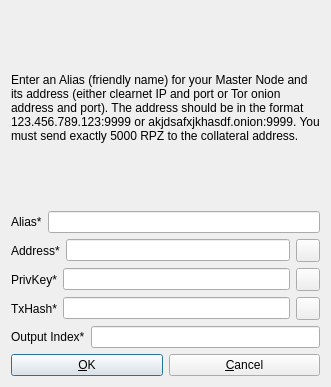
<?xml version="1.0" encoding="UTF-8"?>
<ui version="4.0">
 <class>AddEditAdrenalineNode</class>
 <widget class="QDialog" name="AddEditAdrenalineNode">
  <property name="geometry">
   <rect>
    <x>0</x>
    <y>0</y>
    <width>331</width>
    <height>387</height>
   </rect>
  </property>
  <property name="windowTitle">
   <string>Add/Edit Rapidz Node</string>
  </property>
  <property name="modal">
   <bool>true</bool>
  </property>
  <layout class="QVBoxLayout" name="verticalLayout">
   <item>
    <widget class="QLabel" name="label_9">
     <property name="sizePolicy">
      <sizepolicy hsizetype="Preferred" vsizetype="Expanding">
       <horstretch>0</horstretch>
       <verstretch>0</verstretch>
      </sizepolicy>
     </property>
     <property name="text">
      <string>&lt;html&gt;&lt;head/&gt;&lt;body&gt;&lt;p&gt;Enter an Alias (friendly name) for your Master Node and its address (either clearnet IP and port or Tor onion address and port). The address should be in the format 123.456.789.123:9999 or akjdsafxjkhasdf.onion:9999. You must send exactly 5000 RPZ to the collateral address.&lt;/p&gt;&lt;/body&gt;&lt;/html&gt;</string>
     </property>
     <property name="wordWrap">
      <bool>true</bool>
     </property>
    </widget>
   </item>
   <item>
    <layout class="QHBoxLayout" name="horizontalLayout_4">
     <property name="bottomMargin">
      <number>0</number>
     </property>
     <item>
      <widget class="QLabel" name="label_4">
       <property name="text">
        <string>Alias*</string>
       </property>
      </widget>
     </item>
     <item>
      <widget class="QLineEdit" name="aliasLineEdit"/>
     </item>
    </layout>
   </item>
   <item>
    <layout class="QHBoxLayout" name="horizontalLayout_5">
     <property name="bottomMargin">
      <number>0</number>
     </property>
     <item>
      <widget class="QLabel" name="label_6">
       <property name="text">
        <string>Address*</string>
       </property>
      </widget>
     </item>
     <item>
      <widget class="QLineEdit" name="addressLineEdit"/>
     </item>
     <item>
      <widget class="QToolButton" name="AddEditAddressPasteButton">
       <property name="toolTip">
        <string>Paste address from clipboard</string>
       </property>
       <property name="text">
        <string/>
       </property>
       <property name="icon">
        <iconset resource="../bitcoin.qrc">
         <normaloff>:/icons/editpaste</normaloff>:/icons/editpaste</iconset>
       </property>
       <property name="shortcut">
        <string>Alt+P</string>
       </property>
      </widget>
     </item>
    </layout>
   </item>
   <item>
    <layout class="QHBoxLayout" name="horizontalLayout_3">
     <property name="bottomMargin">
      <number>0</number>
     </property>
     <item>
      <widget class="QLabel" name="label_5">
       <property name="text">
        <string>PrivKey*</string>
       </property>
      </widget>
     </item>
     <item>
      <widget class="QLineEdit" name="privkeyLineEdit"/>
     </item>
     <item>
      <widget class="QToolButton" name="AddEditPrivkeyPasteButton">
       <property name="toolTip">
        <string>Paste address from clipboard</string>
       </property>
       <property name="text">
        <string/>
       </property>
       <property name="icon">
        <iconset resource="../bitcoin.qrc">
         <normaloff>:/icons/editpaste</normaloff>:/icons/editpaste</iconset>
       </property>
       <property name="shortcut">
        <string>Alt+P</string>
       </property>
      </widget>
     </item>
    </layout>
   </item>
   <item>
    <layout class="QHBoxLayout" name="horizontalLayout_2">
     <property name="bottomMargin">
      <number>0</number>
     </property>
     <item>
      <widget class="QLabel" name="label_2">
       <property name="text">
        <string>TxHash*</string>
       </property>
      </widget>
     </item>
     <item>
      <widget class="QLineEdit" name="txhashLineEdit"/>
     </item>
     <item>
      <widget class="QToolButton" name="AddEditTxhashPasteButton">
       <property name="toolTip">
        <string>Paste address from clipboard</string>
       </property>
       <property name="text">
        <string/>
       </property>
       <property name="icon">
        <iconset resource="../bitcoin.qrc">
         <normaloff>:/icons/editpaste</normaloff>:/icons/editpaste</iconset>
       </property>
       <property name="shortcut">
        <string>Alt+P</string>
       </property>
      </widget>
     </item>
    </layout>
   </item>
   <item>
    <layout class="QHBoxLayout" name="horizontalLayout_8">
     <property name="bottomMargin">
      <number>0</number>
     </property>
     <item>
      <widget class="QLabel" name="label_8">
       <property name="text">
        <string>Output Index*</string>
       </property>
      </widget>
     </item>
     <item>
      <widget class="QLineEdit" name="outputindexLineEdit"/>
     </item>
    </layout>
   </item>
   <item>
    <layout class="QHBoxLayout" name="horizontalLayout_Buttons">
     <item>
      <widget class="QPushButton" name="okButton">
       <property name="text">
        <string>&amp;OK</string>
       </property>
      </widget>
     </item>
     <item>
      <widget class="QPushButton" name="cancelButton">
       <property name="text">
        <string>&amp;Cancel</string>
       </property>
       <property name="autoDefault">
        <bool>false</bool>
       </property>
      </widget>
     </item>
    </layout>
   </item>
  </layout>
 </widget>
 <resources>
  <include location="../bitcoin.qrc"/>
 </resources>
 <connections/>
</ui>
